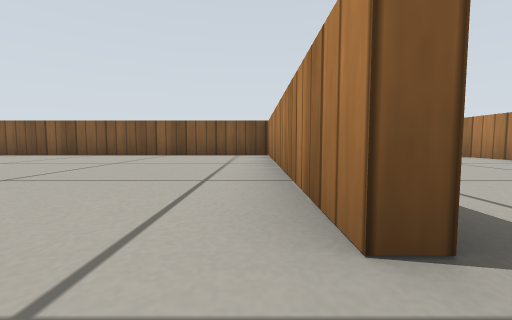
[1] (above)

20 first-person views from a walk through a robot-simulator world made for Gazebo. The camera is 0.19 m above the floor, tilts 4° down and sees 90° across. The floor is counted in squares, 0.5 m on a side. Each view is taken from the middle of a square. On the plan, view 1 faces up. The plan holds only what a view shows up to about 9 squares ahead; the rest is blank. Simple patterns stand in for the simulator's built-in surfaces.

[2]
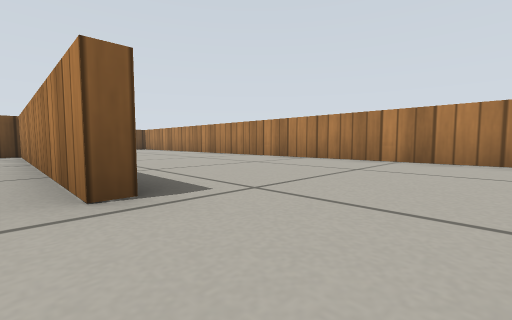

[3]
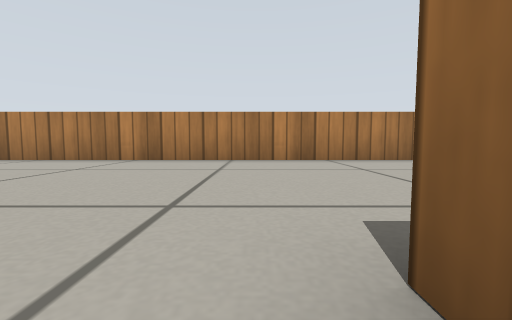

[4]
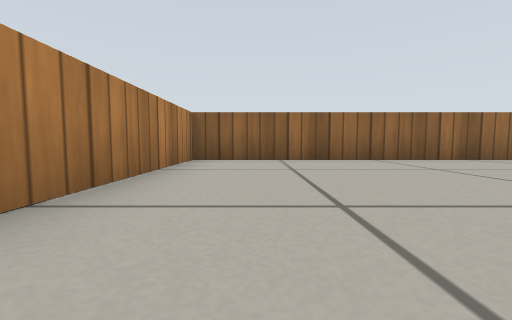

[5]
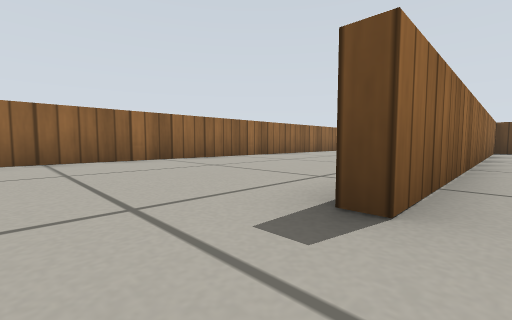

[6]
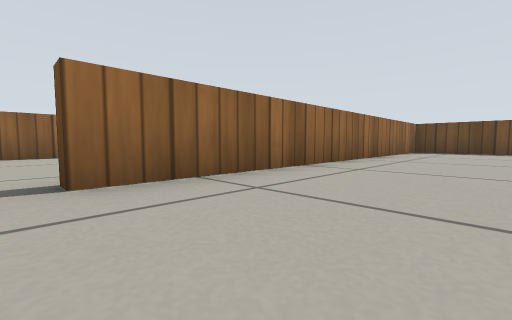

[7]
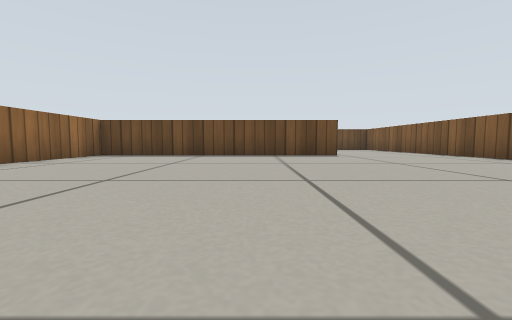

[8]
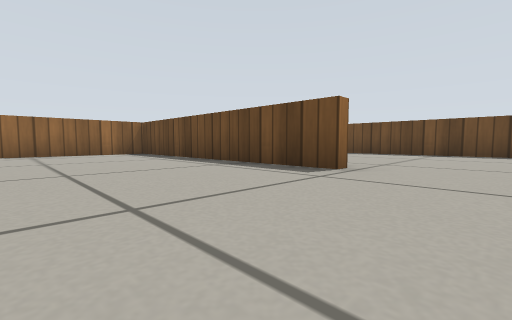

[9]
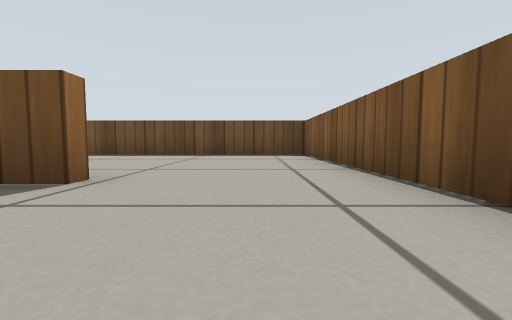

[10]
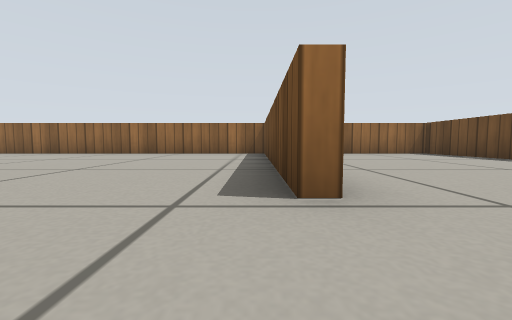

[11]
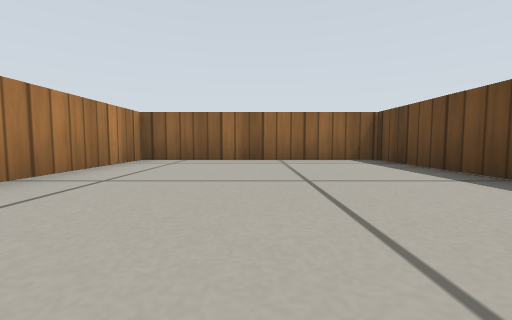

[12]
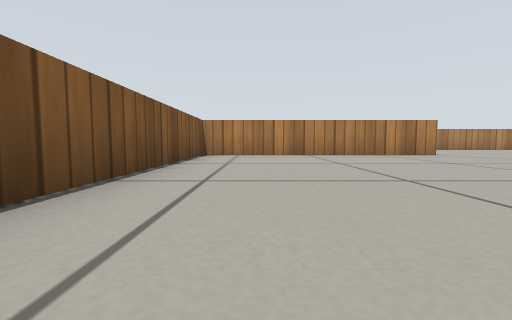

[13]
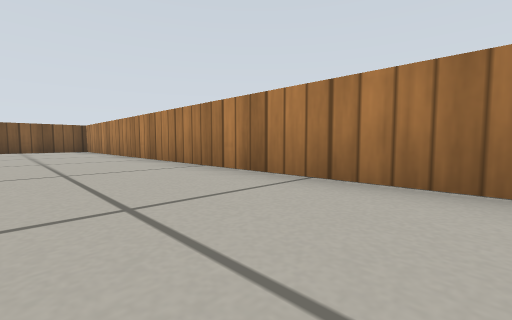

[14]
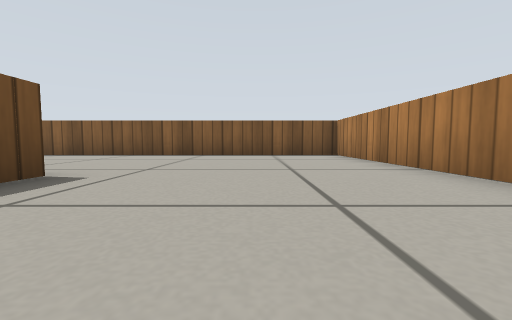

[15]
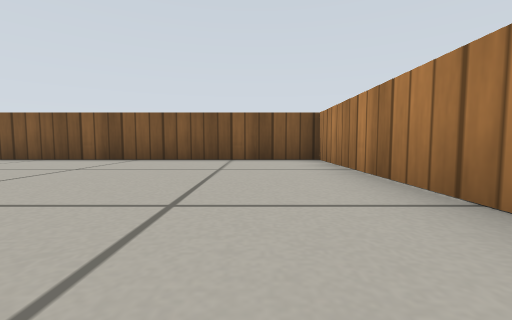

[16]
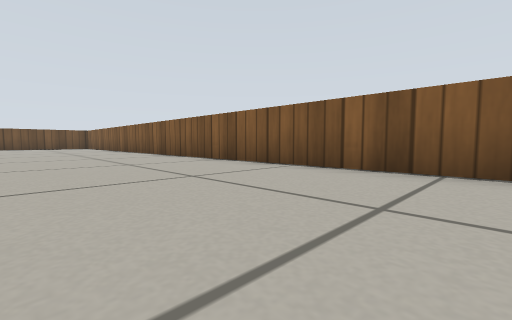

[17]
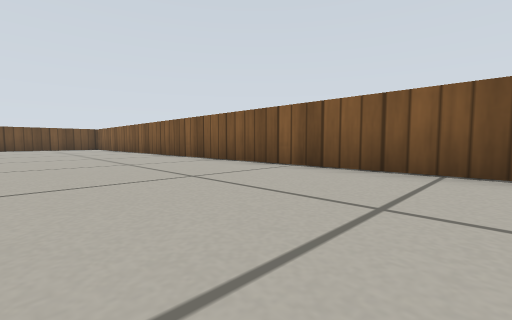

[18]
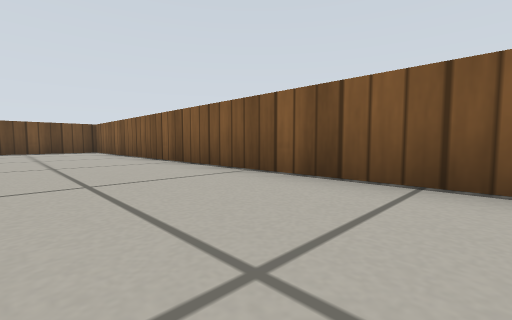

[19]
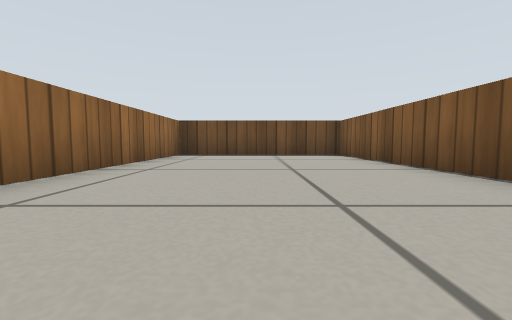

[20]
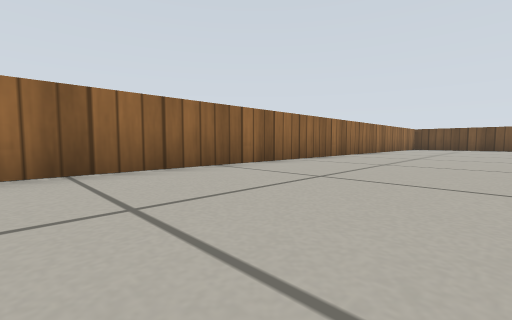

### Floor plan
Points are (right, up) in squares from view 1. A wall is a line through its corners. A room is listed if a view was taken in it or the views show most of it. See-through windows are left out.
Room 1 (views 1, 2, 3, 4, 5, 6, 7, 8, 9, 10, 11, 12, 13, 14, 15, 16, 17, 18, 19, 20)
walls: (0.7, 0.8) (0.4, 0.8) (0.4, 7.5) (-14.6, 7.4) (-14.6, -2.4) (-9.6, -2.4) (-9.6, 0.6); (-9.3, 4.4) (-9.3, -2.4) (0.8, -2.4); (0.7, 7.9) (0.7, 7.2); (-9.4, -7.4) (5.4, -7.4) (5.4, 12.5) (-14.6, 12.5) (-14.6, 7.7) (-9.2, 7.8)

Positions as (right, up) in squares from view 1, and headings:
1: (0, 0), facing up
2: (0, -1), facing up-right
3: (0, -2), facing right
4: (4, -2), facing down
5: (2, -2), facing down-left
6: (1, 0), facing down-left
7: (-2, 2), facing left
8: (-6, 6), facing down-left
9: (-7, 6), facing left
10: (-9, 6), facing down
11: (-12, 3), facing down
12: (-7, 6), facing right
13: (3, 1), facing up-right
14: (3, 5), facing up
15: (4, 7), facing up
16: (2, 9), facing up-left
17: (0, 9), facing up-left
18: (-4, 10), facing up-left
19: (-7, 10), facing left
20: (0, -4), facing down-left
